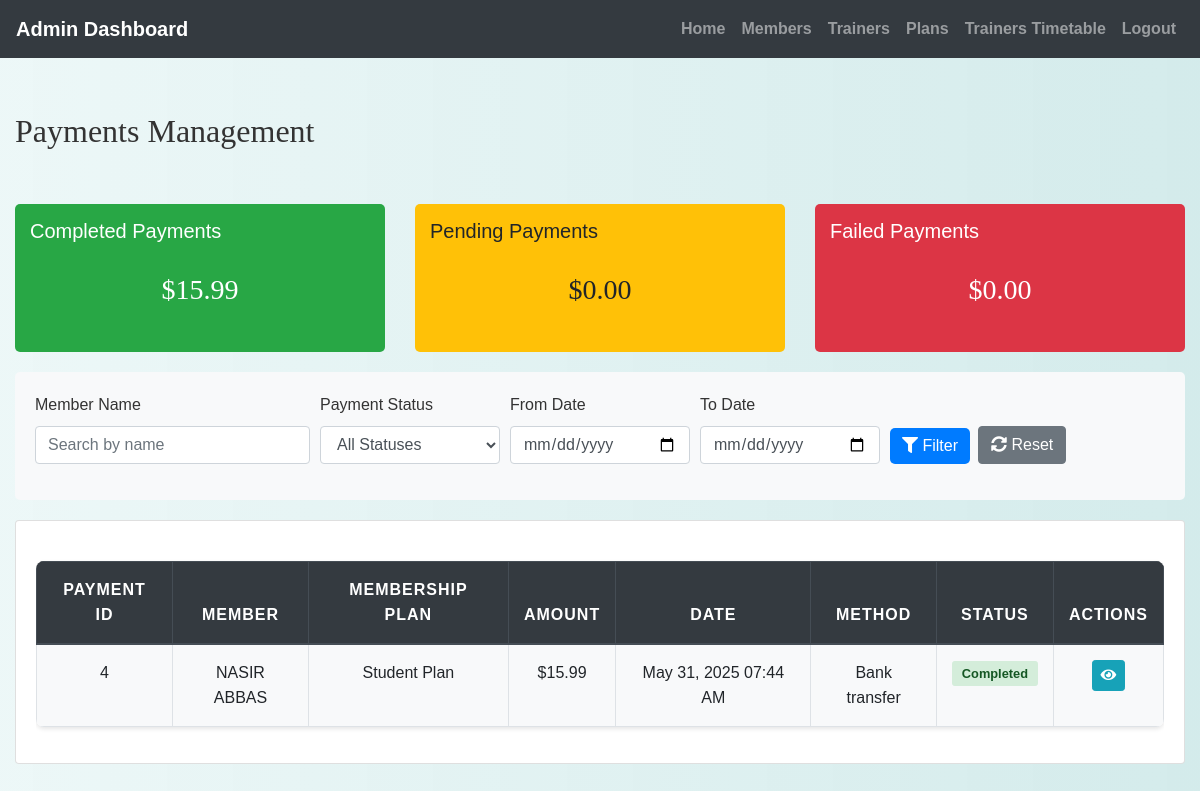
The page /admin/payments.php (signed in) on the database its author committed.
### tables this page shows
CREATE TABLE `payments` (
  `payment_id` int(11) NOT NULL,
  `membership_id` int(11) DEFAULT NULL,
  `amount` decimal(10,2) NOT NULL,
  `payment_date` timestamp NOT NULL DEFAULT current_timestamp(),
  `payment_method` enum('credit_card','debit_card','bank_transfer','cash','other') DEFAULT NULL,
  `transaction_id` varchar(100) DEFAULT NULL,
  `transaction_image` varchar(255) DEFAULT NULL,
  `status` enum('completed','pending','failed','refunded') NOT NULL,
  `notes` text DEFAULT NULL
);

CREATE TABLE `members` (
  `member_id` int(11) NOT NULL,
  `first_name` varchar(50) NOT NULL,
  `last_name` varchar(50) NOT NULL,
  `date_of_birth` date DEFAULT NULL,
  `gender` enum('male','female','other') DEFAULT NULL,
  `address` text DEFAULT NULL,
  `emergency_contact_name` varchar(100) DEFAULT NULL,
  `emergency_contact_phone` varchar(20) DEFAULT NULL,
  `health_conditions` text DEFAULT NULL,
  `fitness_goals` text DEFAULT NULL,
  `height` decimal(5,2) DEFAULT NULL,
  `weight` decimal(5,2) DEFAULT NULL,
  `profile_picture` varchar(255) DEFAULT NULL,
  `email` varchar(100) DEFAULT NULL,
  `password` varchar(255) NOT NULL
);

CREATE TABLE `membership_plans` (
  `plan_id` int(11) NOT NULL,
  `plan_name` varchar(100) NOT NULL,
  `description` text DEFAULT NULL,
  `duration_days` int(11) NOT NULL,
  `price` decimal(10,2) NOT NULL
);

### admin/payments.php (the view, shortened to what this page needs)
<?php
include('config.php');
$filter_member = isset($_GET['member']) ? $_GET['member'] : '';
$filter_date_from = isset($_GET['date_from']) ? $_GET['date_from'] : '';
$filter_date_to = isset($_GET['date_to']) ? $_GET['date_to'] : '';
$query = "SELECT p.*, m.first_name, m.last_name, mp.plan_name
          FROM payments p
          JOIN member_memberships mm ON p.membership_id = mm.membership_id
          JOIN members m ON mm.member_id = m.member_id
          JOIN membership_plans mp ON mm.plan_id = mp.plan_id
          WHERE 1=1";
$query .= " ORDER BY p.payment_date DESC";
$result = mysqli_query($conn, $query);
$payments = [];
while ($row = mysqli_fetch_assoc($result)) {
    $payments[] = $row;
}
$total_query = "SELECT
                SUM(CASE WHEN status = 'completed' THEN amount ELSE 0 END) as total_completed,
                SUM(CASE WHEN status = 'pending' THEN amount ELSE 0 END) as total_pending,
                SUM(CASE WHEN status = 'failed' THEN amount ELSE 0 END) as total_failed
                FROM payments";
$total_result = mysqli_query($conn, $total_query);
$totals = mysqli_fetch_assoc($total_result);
?>
<!DOCTYPE html>
<html lang="en">
<head>
    <link rel="stylesheet" href="https://stackpath.bootstrapcdn.com/bootstrap/4.5.2/css/bootstrap.min.css">
    <link rel="stylesheet" href="https://cdnjs.cloudflare.com/ajax/libs/font-awesome/5.15.4/css/all.min.css">
    <link rel="stylesheet" href="../css/style.css">
</head>
<body>
<?php include('admin_navbar.php'); ?>
<div class="container-fluid mt-4">
    <div class="d-flex justify-content-between align-items-center mb-4">
        <h2>Payments Management</h2>
    </div>
    <div class="row">
        <div class="col-md-4">
            <div class="summary-card completed">
                <h5>Completed Payments</h5>
                <h3>$<?php echo number_format($totals['total_completed'], 2); ?></h3>
            </div>
        </div>
        <div class="col-md-4">
            <div class="summary-card pending">
                <h5>Pending Payments</h5>
                <h3>$<?php echo number_format($totals['total_pending'], 2); ?></h3>
            </div>
        </div>
        <div class="col-md-4">
            <div class="summary-card failed">
                <h5>Failed Payments</h5>
                <h3>$<?php echo number_format($totals['total_failed'], 2); ?></h3>
            </div>
        </div>
    </div>
    <div class="filter-section">
        <form method="GET" action="payments.php">
            <div class="form-row">
                <div class="form-group col-md-3">
                    <label for="member">Member Name</label>
                    <input type="text" class="form-control" id="member" name="member"
                           value="<?php echo htmlspecialchars($filter_member); ?>" placeholder="Search by name">
                </div>
                <div class="form-group col-md-2">
                    <label for="status">Payment Status</label>
                    <select class="form-control" id="status" name="status">
                        <option value="">All Statuses</option>
                    </select>
                </div>
                <div class="form-group col-md-2">
                    <label for="date_from">From Date</label>
                    <input type="date" class="form-control" id="date_from" name="date_from"
                           value="<?php echo htmlspecialchars($filter_date_from); ?>">
                </div>
                <div class="form-group col-md-2">
                    <label for="date_to">To Date</label>
                    <input type="date" class="form-control" id="date_to" name="date_to"
                           value="<?php echo htmlspecialchars($filter_date_to); ?>">
                </div>
                <div class="form-group col-md-3 d-flex align-items-end">
                    <button type="submit" class="btn btn-primary mr-2">
                        <i class="fas fa-filter"></i> Filter
                    </button>
                    <a href="payments.php" class="btn btn-secondary">
                        <i class="fas fa-sync-alt"></i> Reset
                    </a>
                </div>
            </div>
        </form>
    </div>
    <div class="card">
        <div class="card-body">
            <div class="table-responsive">
                <table class="table table-striped table-hover">
                    <thead class="thead-dark">
                        <tr>
                            <th>Payment ID</th>
                            <th>Member</th>
                            <th>Membership Plan</th>
                            <th>Amount</th>
                            <th>Date</th>
                            <th>Method</th>
                            <th>Status</th>
                            <th>Actions</th>
                        </tr>
                    </thead>
                    <tbody>
                        <?php if (empty($payments)): ?>
                            <tr>
                                <td colspan="8" class="text-center">No payments found</td>
                            </tr>
                        <?php else: ?>
                            <?php foreach ($payments as $payment): ?>
                                <tr>
                                    <td><?php echo $payment['payment_id']; ?></td>
                                    <td><?php echo htmlspecialchars($payment['first_name'] . ' ' . $payment['last_name']); ?></td>
                                    <td><?php echo htmlspecialchars($payment['plan_name']); ?></td>
                                    <td>$<?php echo number_format($payment['amount'], 2); ?></td>
                                    <td><?php echo date('M j, Y h:i A', strtotime($payment['payment_date'])); ?></td>
                                    <td><?php echo ucfirst(str_replace('_', ' ', $payment['payment_method'])); ?></td>
                                    <td>
                                        <span class="payment-status status-<?php echo $payment['status']; ?>">
                                            <?php echo ucfirst($payment['status']); ?>
                                        </span>
                                    </td>
                                    <td>
                                        <a href="payment_details.php?id=<?php echo $payment['payment_id']; ?>"
                                           class="btn btn-sm btn-info" title="View Details">
                                            <i class="fas fa-eye"></i>
                                        </a>
                                    </td>
                                </tr>
                            <?php endforeach; ?>
                        <?php endif; ?>
                    </tbody>
                </table>
            </div>
        </div>
    </div>
</div>
</body>
</html>

### css/style.css (style rules this page uses)
body { background: linear-gradient(90deg, rgba(233, 246, 246, 0.831), rgba(207, 233, 233, 0.9)); font-family: 'Arial', sans-serif; color: #333; line-height: 1.6; }
h1, h2, h3, h4 { text-align: center; margin-top: 30px; margin-bottom: 30px; font-family: 'Georgia', serif; }
.table { width: 100%; border-collapse: collapse; margin-top: 20px; font-size: 16px; background-color: #ffffff; border-radius: 8px; overflow: hidden; box-shadow: 0 2px 4px rgba(0, 0, 0, 0.1); }
.table th, .table td { padding: 15px; border: 1px solid #dee2e6; text-align: center; }
.table thead th { background-color: #004d4d; color: white; font-weight: bold; text-transform: uppercase; letter-spacing: 1px; }
.table tbody tr:nth-child(odd) { background-color: #f8f9fa; }
.btn-primary { color: #fff; border: none; border-radius: 5px; cursor: pointer; transition: background-color 0.3s ease; }
a { color: #006666; text-decoration: none; font-weight: bold; }

### admin/payments.php (style rules this page uses)
.summary-card { border-radius: 5px; padding: 15px; margin-bottom: 20px; color: white; }
.summary-card.completed { background-color: #28a745; }
.summary-card.pending { background-color: #ffc107; color: #212529; }
.summary-card.failed { background-color: #dc3545; }
.payment-status { padding: 5px 10px; border-radius: 3px; font-weight: bold; font-size: 0.8rem; }
.status-completed { background-color: #d4edda; color: #155724; }
.filter-section { background-color: #f8f9fa; padding: 20px; border-radius: 5px; margin-bottom: 20px; }

### rows shown on the page
payments: payment_id "4", members.first_name+last_name "NASIR ABBAS", membership_plans.plan_name "Student Plan", amount "15.99", payment_date "May 31, 2025 07:44 AM", payment_method "Bank transfer", status "Completed"

### other values the page prints
$totals['total_completed'] "15.99"
$totals['total_pending'] "0.00"
$totals['total_failed'] "0.00"
